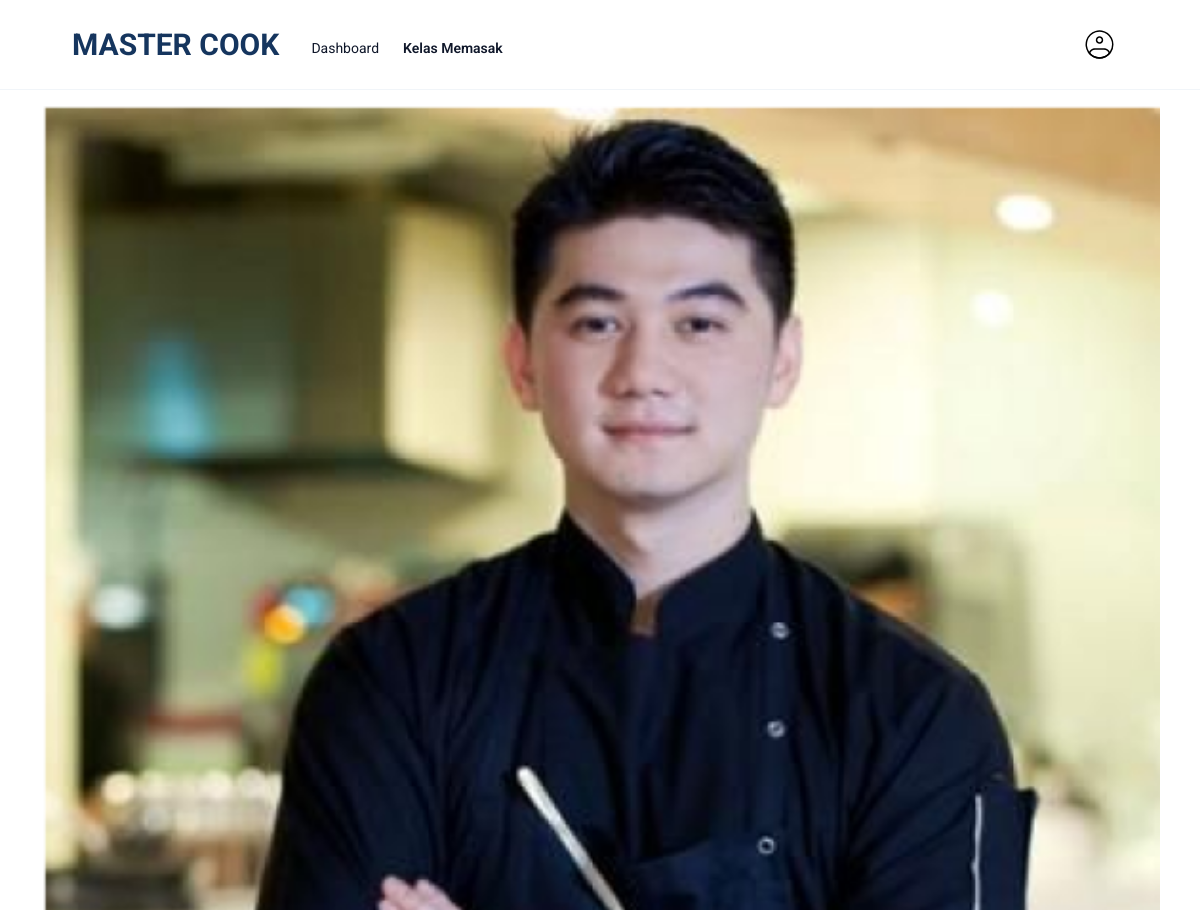
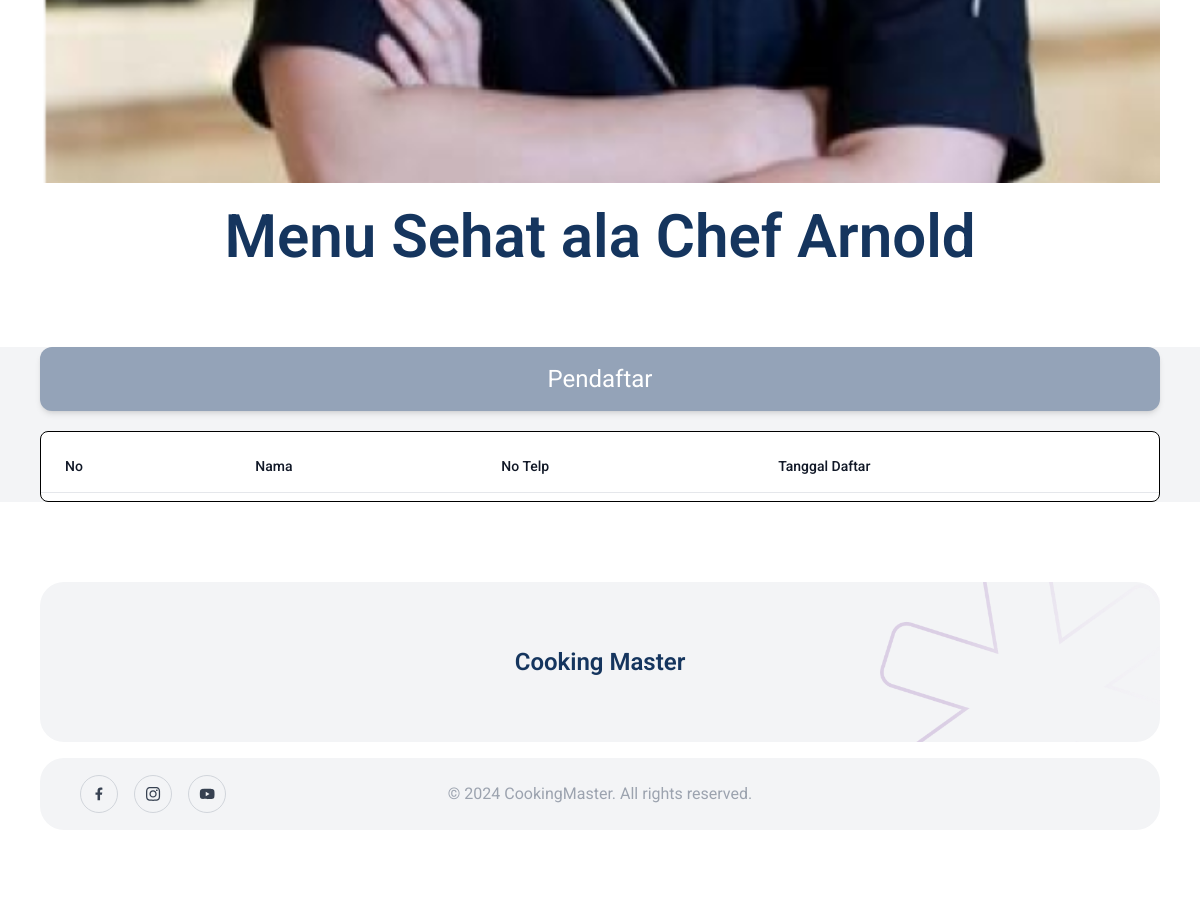
/master-cook/chef-lihat-pendaftar/1, run on the app's committed database (2 pictures, top to bottom).
### tables this page shows
CREATE TABLE `kelas_masak` (
  `id` int NOT NULL,
  `judul` varchar(60) NOT NULL,
  `ringkasan` text NOT NULL,
  `syarat_dan_ketentuan` text NOT NULL,
  `poster` varchar(100) NOT NULL,
  `pukul` varchar(40) NOT NULL,
  `tanggal` varchar(40) NOT NULL,
  `lokasi` varchar(255) NOT NULL,
  `harga` int NOT NULL,
  `id_user` int NOT NULL
);

### app/View.php (called while the page is built, shortened)
<?php
class View
{
    public static function set(string $page, array $data=[]): void
    {
        extract($data);
        include 'app/Views/'.$page.'.php';
    }
}
?>

### app/controllers/KelasController.php (called while the page is built, shortened)
<?php
class KelasController
{
    public function chefLihatPendaftar($id)
    {
        $mkelas_masak = new KelasMasak();
        $kelas_masak = $mkelas_masak->find($id);
        $muser = new User();
        $user = $muser->find($_SESSION['id']);
        View::set('chef/lihat-kelas-chef-summary',[
            'kelas_masak' => $kelas_masak,
            'user' => $user
        ]);
    }
}
?>

### index.php (called while the page is built, shortened)
<?php
Router::run();
?>

### app/models/kelas_masak.php (called while the page is built, shortened)
<?php
class KelasMasak
{
    private $db;
    private $table = 'kelas_masak';
    public function __construct() {
        $this->db = new Database();
    }
    public function find($value,$column = 'id')
    {
        return $this->db->readOne($this->table,[$column,'=',$value]);
    }
}
?>

### app/Database.php (called while the page is built, shortened)
<?php
class Database
{
    private string $driver = 'mysql';
    private string $host = 'localhost';
    private string $dbname = 'master_cook';
    private string $name = 'root';
    private string $password = '';
    protected \PDO|null $connection = null;
    private function connect(): void
    {
        try {
            $connection = new \PDO($this->driver . ':'.'host=' . $this->host .';dbname=' . $this->dbname, $this->name, $this->password);
            $this->connection = $connection;
        } catch (\PDOException $e) {
            throw $e;
        }
    }
    private function close(): void
    {
        $this->connection = null;
    }
    public function executeQuery(string $sql, array $data = [], bool $fetch_all = false): array|bool
    {
        $this->connection->setAttribute(\PDO::ATTR_ERRMODE, \PDO::ERRMODE_EXCEPTION);
        $statement = $this->connection->prepare($sql);
        $statement->execute($data);
        if($fetch_all) {
            $result = $statement->fetchAll(\PDO::FETCH_ASSOC);
        } else {
            $result = $statement->fetch(\PDO::FETCH_ASSOC);
        }
        return $result;
    }
    public function readOne(string $table, array $condition = [], string $columns = '*'): array|false
    {
        try {
            $sql = "SELECT ". $columns ." FROM $table WHERE ". $condition[0] . " " . $condition[1] . " :" . $condition[0] ." ;";
            $data = [$condition[0] => $condition[2]];
            $result = $this->executeQuery($sql,$data);
            return $result?? null;
        } catch (\PDOException $e) {
            throw $e;
        }
    }
}
?>

### app/views/chef/lihat-kelas-chef-summary.php (the view, shortened to what this page needs)
<!DOCTYPE html>
<html lang="en">
<head>
    <link href="../../master-cook/public/dist/output.css" rel="stylesheet">
</head>
<body class="font-roboto">
    <?php $baseurl = '/master-cook/' ?>
    <header class="sticky inset-0 z-50 border-b border-slate-100 bg-white/80 backdrop-blur-lg">
        <nav class="mx-auto flex max-w-6xl gap-8 px-6 transition-all duration-200 ease-in-out lg:px-12 py-4">
            <div class="relative flex items-center">
                <h1 class="justify-center text-3xl font-bold text-light-logo cursor-pointer">MASTER COOK</h1>
            </div>
            <ul class="hidden items-center justify-center gap-6 md:flex">
            <li class="pt-1.5 font-dm text-sm font-normal text-slate-900">
                    <a href="<?=$baseurl . 'chef-dashboard'?>">Dashboard</a>
                </li>
                <li class="pt-1.5 font-dm text-sm font-semibold text-slate-900">
                    <a href="<?=$baseurl . 'chef-kelas-memasak'?>">Kelas Memasak</a>
                </li>
            </ul>
            <div class="flex-grow"></div>
            <a href="<?=$baseurl . 'chef-profil'?>" class="hidden items-center justify-center gap-10 md:flex">
                <img src="../image/user1.svg" alt="" class="w-full h-[50%]">
            </a>
        </nav>
    </header>
    <div class="flex flex-col space-y-5 mx-10">
        <img src="../image/kelas/<?=$kelas_masak['poster']?>" alt="" class="w-full pt-4">
    </div>
    <div class="my-6 text-center">
        <h3 class="text-light-logo text-6xl font-semibold"><?= $kelas_masak['judul'];?></h3>
    </div>
    <div class="bg-gray-100 mt-20">
        <div class="flex flex-col space-y-5 mx-10">
            <button class=" py-4 px-4 flex w-full justify-center bg-slate-400  text-white text-2xl font-normal shadow-md rounded-xl"
                disabled type="button">Pendaftar
            </button>
            <div class="border border-black rounded-lg bg-white">
                <div class="flex flex-col">
                <div class="overflow-x-auto sm:-mx-6 lg:-mx-8">
                    <div class="py-2 inline-block min-w-full sm:px-6 lg:px-8">
                        <div class="overflow-hidden">
                            <table class="min-w-full bg-white shadow-md">
                                <thead class="border-b">
                                    <tr>
                                        <th scope="col" class="text-sm font-medium text-gray-900 px-6 py-4 text-left">No</th>
                                        <th scope="col" class="text-sm font-medium text-gray-900 px-6 py-4 text-left">Nama</th>
                                        <th scope="col" class="text-sm font-medium text-gray-900 px-6 py-4 text-left">No Telp</th>
                                        <th scope="col" class="text-sm font-medium text-gray-900 px-6 py-4 text-left">Tanggal Daftar</th>
                                    </tr>
                                </thead>
                            </table>
                        </div>
                    </div>
                </div>
            </div>
        </div>
    </div>
    <section class="py-20 bg-white">
        <div class="grid grid-cols-1 gap-x-6 gap-y-4 px-10">
            <div class="rounded-3xl w-full h-[10rem] flex flex-col justify-center items-center bg-gray-100 text-center relative">
                <img src="../image/Vector.png" alt="" class="right-0 w-[25%] absolute z-10 h-full">
                <h1 class="text-center text-2xl font-semibold text-light-logo">Cooking Master</h1>
            </div>
            <div class="rounded-3xl w-full py-6 bg-gray-100 text-center">
                <div class="flex items-center gap-6 justify-center relative">
                    <h1 class=" text-base font-normal text-gray-400 text-center">© 2024 CookingMaster. All rights reserved.</h1>
                    <div class="absolute top-1/2 flex gap-4 -translate-y-1/2 left-10">
                        <a href="#"
                            class="border border-gray-300 p-2 rounded-full aspect-square text-gray-700 transition-all duration-500 hover:text-indigo-600 hover:border-indigo-600 focus-within:outline-0 focus-within:text-indigo-600 focus-within:border-indigo-600">
                        </a>
                        <a href="#"
                        class="border border-gray-300 p-2 rounded-full aspect-square text-gray-700 transition-all duration-500 hover:text-indigo-600 hover:border-indigo-600 focus-within:outline-0 focus-within:text-indigo-600 focus-within:border-indigo-600">
                        </a>
                        <a href="#"
                        class="border border-gray-300 p-2 rounded-full aspect-square text-gray-700 transition-all duration-500 hover:text-indigo-600 hover:border-indigo-600 focus-within:outline-0 focus-within:text-indigo-600 focus-within:border-indigo-600">
                        </a>
                    </div>
                </div>
            </div>
        </div>
    </section>
</body>
</html>

### app/Router.php (shortened to what this page needs)
<?php
class Router
{
    private static array $routes = [];
    public static function add(string $method,
                               string $path,
                               string $controller,
                               string $function,
                               array  $middlewares = []): void
    {
        self::$routes[] = [
            'method' => $method,
            'path' => $path,
            'controller' => $controller,
            'function' => $function,
            'middlewares' => $middlewares
        ];
    }
    public static function run(): void
    {
        $path = '/master-cook/';
        if (isset($_SERVER['REQUEST_URI'])) $path = $_SERVER['REQUEST_URI'];
        $method = $_SERVER['REQUEST_METHOD'];
        foreach (self::$routes as $route) {
            $pattern = '#^' . $route['path'] . '$#';
            if (preg_match($pattern, $path, $variables) && $method == $route['method']) {
                $controller = new $route['controller'];
                $function = $route['function'];
                array_shift($variables);
                call_user_func_array([$controller, $function], $variables);
                return;
            }
        }
    }
}
?>

### data on the page
kelas_masak: poster (picture), judul "Menu Sehat ala Chef Arnold"
